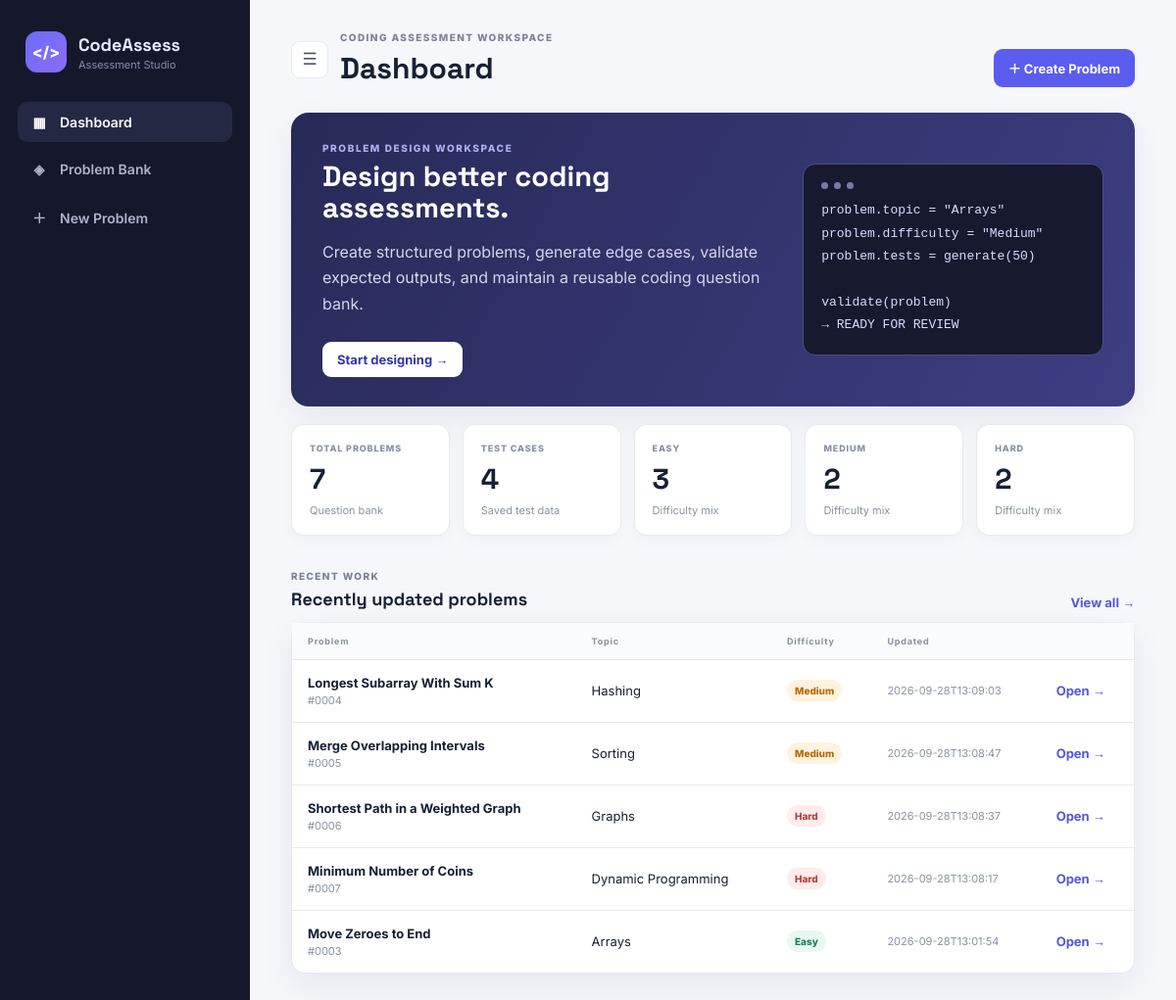
The page / on the database its author committed.
### tables this page shows
CREATE TABLE problems (
        id INTEGER PRIMARY KEY AUTOINCREMENT,
        title TEXT NOT NULL,
        statement TEXT NOT NULL,
        input_format TEXT,
        output_format TEXT,
        constraints TEXT,
        examples TEXT,
        explanation TEXT,
        topic TEXT NOT NULL,
        difficulty TEXT NOT NULL,
        tags TEXT,
        time_limit REAL DEFAULT 1.0,
        memory_limit INTEGER DEFAULT 256,
        solution_cpp TEXT,
        solution_python TEXT,
        complexity TEXT,
        created_at TEXT NOT NULL,
        updated_at TEXT NOT NULL
    );

### app.py (the view)
@app.route("/")
def index():
    conn = get_db()
    total = conn.execute(
        "SELECT COUNT(*) FROM problems"
    ).fetchone()[0]
    tests = conn.execute(
        "SELECT COUNT(*) FROM test_cases"
    ).fetchone()[0]
    easy = conn.execute(
        "SELECT COUNT(*) FROM problems "
        "WHERE difficulty='Easy'"
    ).fetchone()[0]
    medium = conn.execute(
        "SELECT COUNT(*) FROM problems "
        "WHERE difficulty='Medium'"
    ).fetchone()[0]
    hard = conn.execute(
        "SELECT COUNT(*) FROM problems "
        "WHERE difficulty='Hard'"
    ).fetchone()[0]
    recent = conn.execute(
        """
        SELECT *
        FROM problems
        ORDER BY updated_at DESC
        LIMIT 5
        """
    ).fetchall()
    conn.close()
    return render_template(
        "index.html",
        total=total,
        tests=tests,
        easy=easy,
        medium=medium,
        hard=hard,
        recent=recent,
    )

### app.py (called while the page is built)
def get_db():
    conn = sqlite3.connect(DB)
    conn.row_factory = sqlite3.Row
    return conn

### templates/index.html (shortened to what this page needs)
{% extends "base.html" %}
{% block page_heading %}Dashboard{% endblock %}
{% block content %}
<section class="hero">
  <div>
    <div class="hero-kicker">PROBLEM DESIGN WORKSPACE</div>
    <h2>Design better coding assessments.</h2>
    <p>Create structured problems, generate edge cases, validate expected outputs, and maintain a reusable coding question bank.</p>
    <a class="btn btn-light" href="{{ url_for('new_problem') }}">Start designing →</a>
  </div>
  <div class="hero-code">
    <div class="terminal-top"><span></span><span></span><span></span></div>
    <pre>problem.topic = "Arrays"
problem.difficulty = "Medium"
problem.tests = generate(50)
validate(problem)
→ READY FOR REVIEW</pre>
  </div>
</section>
<div class="stats-grid">
  <div class="stat-card">
    <div class="stat-label">TOTAL PROBLEMS</div>
    <div class="stat-value">{{ total }}</div>
    <div class="stat-note">Question bank</div>
  </div>
  <div class="stat-card">
    <div class="stat-label">TEST CASES</div>
    <div class="stat-value">{{ tests }}</div>
    <div class="stat-note">Saved test data</div>
  </div>
  <div class="stat-card">
    <div class="stat-label">EASY</div>
    <div class="stat-value">{{ easy }}</div>
    <div class="stat-note">Difficulty mix</div>
  </div>
  <div class="stat-card">
    <div class="stat-label">MEDIUM</div>
    <div class="stat-value">{{ medium }}</div>
    <div class="stat-note">Difficulty mix</div>
  </div>
  <div class="stat-card">
    <div class="stat-label">HARD</div>
    <div class="stat-value">{{ hard }}</div>
    <div class="stat-note">Difficulty mix</div>
  </div>
</div>
<section class="section-head">
  <div>
    <div class="eyebrow">RECENT WORK</div>
    <h3>Recently updated problems</h3>
  </div>
  <a class="text-link" href="{{ url_for('problems') }}">View all →</a>
</section>
<div class="table-card">
  <table>
    <thead>
      <tr>
        <th>Problem</th>
        <th>Topic</th>
        <th>Difficulty</th>
        <th>Updated</th>
        <th></th>
      </tr>
    </thead>
    <tbody>
      {% for p in recent %}
      <tr>
        <td>
          <a class="problem-title" href="{{ url_for('problem_detail', problem_id=p.id) }}">{{ p.title }}</a>
          <div class="muted">#{{ "%04d"|format(p.id) }}</div>
        </td>
        <td>{{ p.topic }}</td>
        <td>
          <span class="badge {{ p.difficulty|lower }}">
            {{ p.difficulty }}
          </span>
        </td>
        <td class="muted">{{ p.updated_at }}</td>
        <td>
          <a class="row-link" href="{{ url_for('problem_detail', problem_id=p.id) }}">Open →</a>
        </td>
      </tr>
      {% else %}
      <tr>
        <td colspan="5" class="empty">
          No problems yet. Create your first problem.
        </td>
      </tr>
      {% endfor %}
    </tbody>
  </table>
</div>
{% endblock %}

### static/css/style.css (style rules this page uses)
:root { --bg: #f5f7fb; --surface: #ffffff; --surface-2: #f8fafc; --text: #172033; --muted: #687386; --line: #e7eaf0; --primary: #5b5cf0; --primary-dark: #4546d9; --dark: #15182b; --green: #16845b; --green-bg: #e9f8f0; --orange: #b66a00; --orange-bg: #fff3df; --red: #bd3b3b; --red-bg: #ffecec; --shadow: 0 12px 35px rgba(30, 35, 70, .07); }
* { box-sizing: border-box; }
body { margin: 0; background: var(--bg); color: var(--text); font-family: Inter, system-ui, sans-serif; }
a { text-decoration: none; color: inherit; }
.eyebrow { font-size: 10px; font-weight: 800; letter-spacing: .14em; color: #7a8294; margin-bottom: 6px; }
h1, h2, h3 { font-family: "Space Grotesk", Inter, sans-serif; }
h2 { font-size: 29px; line-height: 1.1; margin: 7px 0 12px; }
h3 { font-size: 18px; margin: 0; }
p { color: var(--muted); line-height: 1.65; }
.btn { display: inline-flex; align-items: center; justify-content: center; border: 0; border-radius: 9px; padding: 10px 15px; font-weight: 700; font-size: 13px; cursor: pointer; transition: .18s; }
.btn-light { background: white; color: #3236a8; margin-top: 10px; }
.hero { background: linear-gradient(120deg, #272a57, #3d3e83); color: white; border-radius: 18px; padding: 30px 32px; display: grid; grid-template-columns: 1.2fr .8fr; gap: 30px; box-shadow: var(--shadow); }
.hero p { color: #d4d6ed; max-width: 650px; }
.hero-kicker { font-size: 10px; letter-spacing: .16em; font-weight: 800; color: #aeb1ef; }
.hero-code { background: #17192e; border: 1px solid #4b4e82; border-radius: 13px; padding: 18px; align-self: center; }
.hero-code pre { margin: 10px 0 0; color: #d8dbff; font: 13px/1.8 Consolas, monospace; white-space: pre-wrap; }
.terminal-top { display: flex; gap: 6px; }
.terminal-top span { width: 7px; height: 7px; border-radius: 50%; background: #777aa5; }
.stats-grid { display: grid; grid-template-columns: repeat(5, 1fr); gap: 13px; margin: 18px 0 35px; }
.stat-card { background: var(--surface); border: 1px solid var(--line); border-radius: 13px; padding: 18px; box-shadow: 0 4px 16px rgba(30, 35, 70, .03); }
.stat-label { font-size: 9px; letter-spacing: .1em; font-weight: 800; color: #8790a2; }
.stat-value { font: 700 29px "Space Grotesk"; margin: 7px 0; }
.stat-note { font-size: 11px; color: #8a92a3; }
.section-head { display: flex; justify-content: space-between; align-items: end; margin-bottom: 12px; }
.text-link, .row-link { color: #5557db; font-weight: 700; font-size: 13px; }
.table-card, .panel { background: var(--surface); border: 1px solid var(--line); border-radius: 14px; box-shadow: var(--shadow); }
table { width: 100%; border-collapse: collapse; }
th { text-align: left; padding: 13px 16px; background: #fafbfc; color: #8790a2; font-size: 9px; letter-spacing: .09em; }
td { padding: 15px 16px; border-top: 1px solid var(--line); font-size: 13px; vertical-align: middle; }
.problem-title { font-weight: 700; }
.muted { color: #8a92a3; font-size: 11px; margin-top: 3px; }
.badge { display: inline-flex; padding: 5px 8px; border-radius: 999px; font-size: 10px; font-weight: 800; }
.badge.easy { background: var(--green-bg); color: var(--green); }
.badge.medium { background: var(--orange-bg); color: var(--orange); }
.badge.hard { background: var(--red-bg); color: var(--red); }

### rows shown on the page
problems: title "Longest Subarray With Sum K", id "0004", topic "Hashing", difficulty "Medium", updated_at "2026-09-28T13:09:03"
problems: title "Merge Overlapping Intervals", id "0005", topic "Sorting", difficulty "Medium", updated_at "2026-09-28T13:08:47"
problems: title "Shortest Path in a Weighted Graph", id "0006", topic "Graphs", difficulty "Hard", updated_at "2026-09-28T13:08:37"
problems: title "Minimum Number of Coins", id "0007", topic "Dynamic Programming", difficulty "Hard", updated_at "2026-09-28T13:08:17"
problems: title "Move Zeroes to End", id "0003", topic "Arrays", difficulty "Easy", updated_at "2026-09-28T13:01:54"

### other values the page prints
{{ total }} "7"
{{ tests }} "4"
{{ easy }} "3"
{{ medium }} "2"
{{ hard }} "2"
